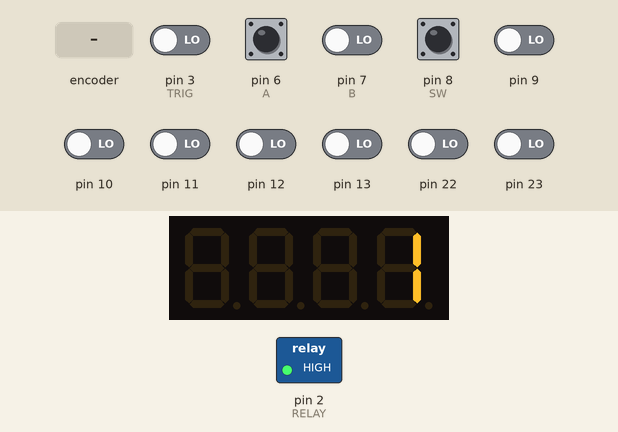
Recording of a program running on a simulated Arduino Nano, built with avr-gcc and run on an emulated ATmega328P. Shown: 4-digit seven-segment display, switched loads named in the program (green lamp = pin HIGH). Inputs (shaded band) come from the test bench; at power-on: pin 6 (A), pin 8 (SW) HIGH, pin 3 (TRIG), pin 7 (B), pin 9–13, pin 22, pin 23 LOW. EEPROM starts erased.

Above: at 1.2 s.
1.3 s: rotary encoder on pin 6 (A) / pin 7 (B) turned 3 steps (first pin leading)
At 1.8 s:
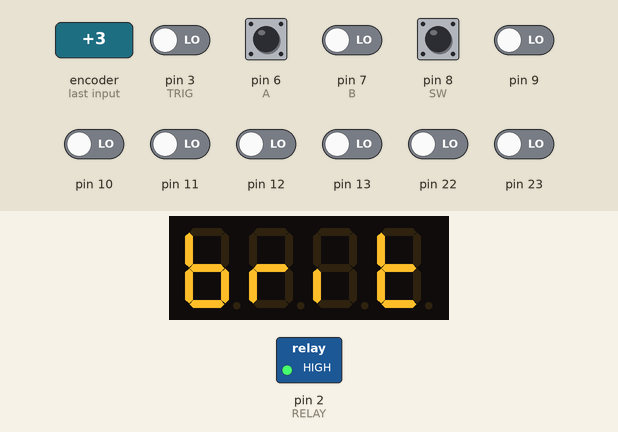
At 3.3 s:
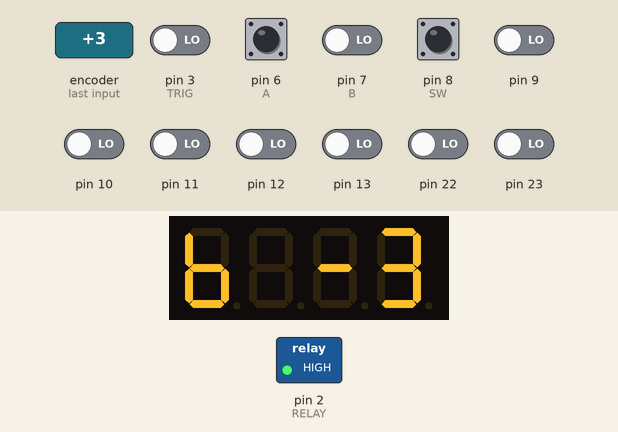
4.9 s: pin 3 (TRIG) driven HIGH
Timing chart, 0 to 7.9 s (numbered marks = the images above; inputs shaded):
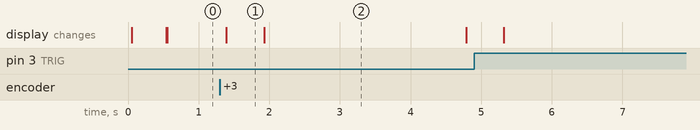

Measured:
- after the input at 1.3 s, the display: changes after 0.09 s (image 1)
- what the display in image 2 shows lasts 2.9 s, from 1.9 s to 4.8 s

The program:

main.cpp
```cpp
#include <Arduino.h>
#include <TM1637Display.h>
#include <EEPROM.h>

#define CLK 5
#define DIO 4
#define A 6
#define B 7
#define SW 8
#define RELAY 2
#define TRIG 3

TM1637Display display = TM1637Display(CLK, DIO);

int currentStateCLK;
int lastStateCLK;
unsigned long lastButtonPress = 0;
unsigned long lastTriggerPress = 0;
unsigned long saveDelay = 3000;
unsigned long showDelay = 500;
boolean menuMode = true;
int tempValue = 0;
unsigned long lastChangeTime, lastIndexChangeTime;

bool saved = true;

int valueArray[6];

const uint8_t atta[] = {0b01110111, 0b01111000, 0b01111000, 0b01110111};
const uint8_t sust[] = {0b01101101, 0b00011100, 0b01101101, 0b01111000};
const uint8_t cool[] = {0b00111001, 0b01011100, 0b01011100, 0b00110000};
const uint8_t temp[] = {0b01111000, 0b01000000, 0b01100011, 0b00111001};
const uint8_t brit[] = {0b01111100, 0b01010000, 0b00010000, 0b01111000};

const uint8_t save[] = {0b01101101, 0b01110111, 0b00111110, 0b01111001};
const uint8_t elec[] = {0b01111001, 0b00111000, 0b01111001, 0b00111001};

const uint8_t* letterlist[] = {atta, sust, cool, temp, brit};

//attack, sustain, cooldown, treshtemp, brightness, menuIndex;

void getMem(){
	EEPROM.get(0, valueArray[0]);
	EEPROM.get(8, valueArray[1]);
	EEPROM.get(16, valueArray[2]);
	EEPROM.get(24, valueArray[3]);
	EEPROM.get(32, valueArray[4]);
	EEPROM.get(40, valueArray[5]);
}

void saveToMem(){
	EEPROM.put(0, valueArray[0]);
	EEPROM.put(8, valueArray[1]);
	EEPROM.put(16, valueArray[2]);
	EEPROM.put(24, valueArray[3]);
	EEPROM.put(32, valueArray[4]);
	EEPROM.put(40, valueArray[5]);
}

void drawLetter(boolean full){
	display.setSegments(letterlist[valueArray[5]], full ? 4 : 1, 0);
}

void drawValue(){
	display.showNumberDec(valueArray[valueArray[5]], false, 3, 1);
}

void setup() {
	pinMode(A, INPUT);
	pinMode(B, INPUT);
	pinMode(SW, INPUT_PULLUP);
	pinMode(TRIG, INPUT);
	pinMode(RELAY, OUTPUT);

	digitalWrite(RELAY, HIGH);

	Serial.begin(9600);

	lastStateCLK = digitalRead(A);

	getMem();

	display.clear();
  	display.setBrightness(valueArray[4]);

	drawLetter(false);
	drawValue();
}


void increaseValue(){
	valueArray[valueArray[5]]++;
	lastChangeTime = millis();
	saved = false;
}

void decreaseValue(){
	valueArray[valueArray[5]]--;
	lastChangeTime = millis();
	saved = false;
}

void increaseIndex(){
	valueArray[5] ++;
	lastIndexChangeTime = millis();
	if(valueArray[5] > 4) valueArray[5] = 0;
}

void decreaseIndex(){
	valueArray[5] --;
	lastIndexChangeTime = millis();
	if(valueArray[5] < 0) valueArray[5] = 4;
}

boolean needToTurnOff = false;

void reDraw(){
	if(millis() - lastIndexChangeTime < showDelay){
		display.setSegments(letterlist[valueArray[5]]);
		needToTurnOff = true;
	}else{
		drawLetter(false);
		drawValue();
	}
}

void checkRotation(){
	currentStateCLK = digitalRead(A);
	if (currentStateCLK != lastStateCLK  && currentStateCLK == 1){
		if (digitalRead(B) != currentStateCLK) {
			if(menuMode){
				decreaseIndex();
			}else{
				decreaseValue();
			}
		} else {
			if(menuMode){
				increaseIndex();
			}else{
				increaseValue();
			}
		}

		reDraw();
	}
	lastStateCLK = currentStateCLK;
	delay(1);
}

void checkButton(){
	int btnState = digitalRead(SW);
	if (btnState == HIGH) {
		if (millis() - lastButtonPress > 50) {
			menuMode = !menuMode;
		}
		lastButtonPress = millis();
		reDraw();
	}
	delay(1);
}

void checkTrigger(){
	int btnState = digitalRead(TRIG);
	if (btnState == HIGH) {
		if (millis() - lastTriggerPress > 50) {
			long start = millis();
			while(millis() - start <= valueArray[0]){
				display.showNumberDec(valueArray[0] - (millis() - start));
			}
			digitalWrite(RELAY, LOW);

			display.setSegments(elec);
			delay(valueArray[1]);

			digitalWrite(RELAY, HIGH);
			start = millis();
			while(millis() - start <= valueArray[2] * 10){
				display.showNumberDec(valueArray[2] * 10 - (millis() - start));
			}
			reDraw();
		}
		lastTriggerPress = millis();
	}
	delay(1);
}

void loop() {
	checkRotation();
	checkButton();
	checkTrigger();

	if(needToTurnOff && millis() - lastIndexChangeTime > showDelay){
		reDraw();
		needToTurnOff = false;
	}

	if((millis() - lastChangeTime > saveDelay) && !saved){
		display.setSegments(save);
		saveToMem();
		delay(500);
		saved = true;
		drawLetter(false);
		drawValue();
	}
}
```
